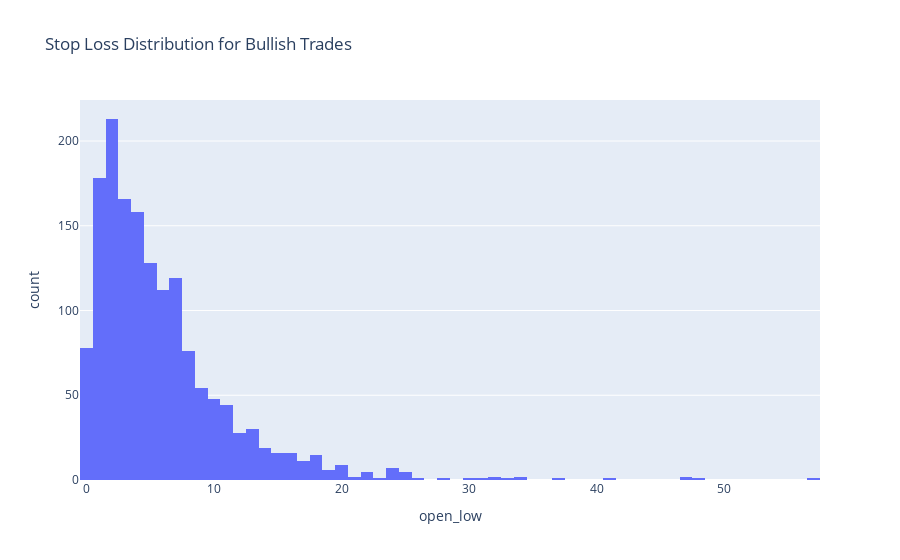

The code cell stored with this chart in its notebook:
### Code cell
import plotly.express as px
fig_bull = px.histogram(bull, x='open_low', nbins=100,title="Stop Loss Distribution for Bullish Trades")
fig_bull.show()

#what is the quantile of above 8.5?
qt = 0.85
qtr = 0.65
print(f'quantile {qt*100}% open_minus_low is {bull["open_low"].quantile(qt)}')
print(f'quantile {qtr*100}% return is {bear["absreturn"].quantile(qtr)}')

### Figure 1 — Plotly figure (JSON) as saved in the notebook; plotly's stock layout.template omitted (floating-point values rounded to 4 significant figures; data arrays with more than 128 entries replaced by an {"elided": "..."} marker saying what was removed)
{"data": [{"alignmentgroup": "True", "bingroup": "x", "hovertemplate": "open_low=%{x}<br>count=%{y}<extra></extra>", "legendgroup": "", "marker": {"color": "#636efa", "pattern": {"shape": ""}}, "name": "", "nbinsx": 100, "offsetgroup": "", "orientation": "v", "showlegend": false, "type": "histogram", "x": {"elided": "1559 float values"}, "xaxis": "x", "yaxis": "y"}], "layout": {"barmode": "relative", "legend": {"tracegroupgap": 0}, "title": {"text": "Stop Loss Distribution for Bullish Trades"}, "xaxis": {"anchor": "y", "domain": [0, 1], "title": {"text": "open_low"}}, "yaxis": {"anchor": "x", "domain": [0, 1], "title": {"text": "count"}}}}
